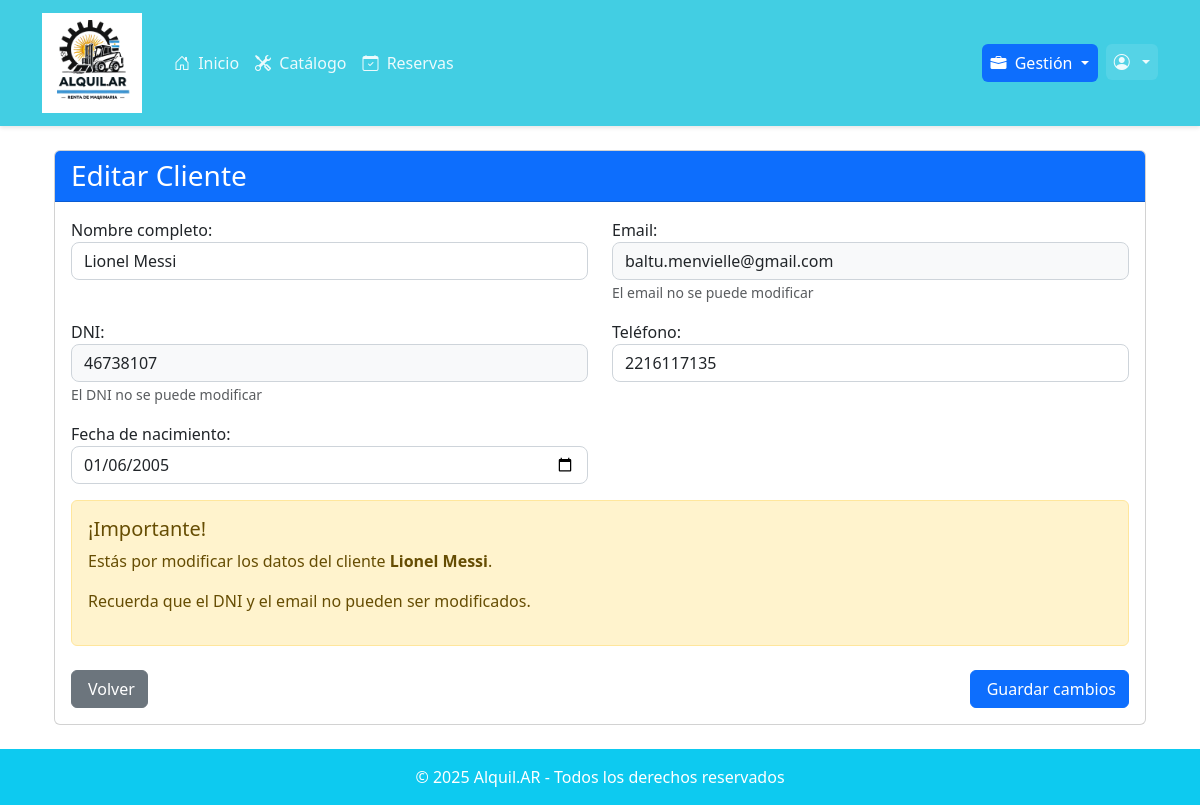
Screenshot of /usuarios/editar-cliente/15/ (signed in) with the database file from the repository.
### usuarios/models.py (models this page shows, shortened)
class Usuario(AbstractUser):
    TIPO_CHOICES = [
        ('CLIENTE', 'Cliente'),
        ('EMPLEADO', 'Empleado'),
        ('ADMIN', 'Administrador'),
    ]
    nombre = models.CharField(max_length=200)
    tipo = models.CharField(
        max_length=10,
        choices=TIPO_CHOICES,
        default='CLIENTE',
        verbose_name="Tipo de usuario"
    )
    dni = models.CharField(max_length=20, unique=True)
    email = models.CharField(max_length=200, unique=True)
    telefono = models.CharField(max_length=20)
    fecha_nacimiento = models.DateField()
    sucursal = models.ForeignKey(Sucursal, on_delete=models.SET_NULL, null=True, blank=True)
    calificacion = models.FloatField(
        default=5.0,
        verbose_name="Calificación del cliente",
        help_text="Calificación del cliente en escala de 0.5 a 5 estrellas"
    )
    token_2fa = models.CharField(
        max_length=6,
        null=True,
        blank=True,
        verbose_name="Token de verificación"
    )
    token_2fa_timestamp = models.DateTimeField(
        null=True,
        blank=True,
        verbose_name="Timestamp del token"
    )
    reset_token = models.CharField(
        max_length=64,
        null=True,
        blank=True,
        verbose_name="Token de recuperación"
    )
    reset_token_timestamp = models.DateTimeField(
        null=True,
        blank=True,
        verbose_name="Timestamp del token de recuperación"
    )
    reset_token_used = models.BooleanField(
        default=False,
        verbose_name="Token usado"
    )

### usuarios/views.py (the view)
# urls.py: path('editar-cliente/<int:cliente_id>/', views.editar_cliente_view, name="editar_cliente"),
@login_required
def editar_cliente_view(request, cliente_id):
    if not (request.user.tipo == 'EMPLEADO' or request.user.tipo == 'ADMIN'):
        messages.error(request, "No tenés permiso para acceder a esta sección.")
        return redirect('home')
    cliente = get_object_or_404(Usuario, id=cliente_id, tipo="CLIENTE")
    if request.method == 'POST':
        form = EditarClienteForm(request.POST, instance=cliente)
        if form.is_valid():
            form.save()
            messages.success(request, f'Cliente {cliente.nombre} actualizado correctamente.')
            return redirect('listar_clientes')
        else:
            messages.error(request, 'Por favor, corrige los errores en el formulario.')
    else:
        form = EditarClienteForm(instance=cliente)
    context = {
        'form': form,
        'cliente': cliente,
        'titulo': 'Editar Cliente'
    }
    return render(request, 'usuarios/editar_cliente.html', context)

### usuarios/templates/usuarios/editar_cliente.html (shortened to what this page needs)
{% extends 'base.html' %}
{% block content %}
<div class="container mt-4">
    <div class="card">
        <div class="card-header bg-primary text-white">
            <h3 class="mb-0">{{ titulo }}</h3>
        </div>
        <div class="card-body">
            <form method="post" novalidate>
                <div class="row">
                    <div class="col-md-6 mb-3">
                        <div class="form-group">
                            {{ form.nombre.label_tag }}
                            {{ form.nombre }}
                        </div>
                    </div>
                    <div class="col-md-6 mb-3">
                        <div class="form-group">
                            {{ form.email.label_tag }}
                            {{ form.email }}
                            <small class="form-text text-muted">El email no se puede modificar</small>
                        </div>
                    </div>
                </div>
                <div class="row">
                    <div class="col-md-6 mb-3">
                        <div class="form-group">
                            {{ form.dni.label_tag }}
                            {{ form.dni }}
                            <small class="form-text text-muted">El DNI no se puede modificar</small>
                        </div>
                    </div>
                    <div class="col-md-6 mb-3">
                        <div class="form-group">
                            {{ form.telefono.label_tag }}
                            {{ form.telefono }}
                        </div>
                    </div>
                </div>
                <div class="row">
                    <div class="col-md-6 mb-3">
                        <div class="form-group">
                            {{ form.fecha_nacimiento.label_tag }}
                            {{ form.fecha_nacimiento }}
                        </div>
                    </div>
                </div>
                <div class="alert alert-warning" role="alert">
                    <h5 class="alert-heading">¡Importante!</h5>
                    <p>Estás por modificar los datos del cliente <strong>{{ cliente.nombre }}</strong>.</p>
                    <p>Recuerda que el DNI y el email no pueden ser modificados.</p>
                </div>
                <div class="d-flex justify-content-between mt-4">
                    <a href="{% url 'listar_clientes' %}" class="btn btn-secondary">
                         Volver
                    </a>
                    <button type="submit" class="btn btn-primary">
                         Guardar cambios
                    </button>
                </div>
            </form>
        </div>
    </div>
</div>
{% endblock %}

### static/css/core.css (style rules this page uses)
:root { --color-primary: #42cee3; --color-primary-dark: #369aa9; --color-primary-darker: #2b7b87; --color-primary-light: #86e6f5; --color-primary-lighter: #a8f1fd; --color-dark: #333333; --color-gray: #666666; --color-light: #F8F9FA; --color-white: #FFFFFF; --shadow-sm: 0 2px 4px rgba(0, 0, 0, 0.1); --shadow-md: 0 4px 6px rgba(0, 0, 0, 0.15); }
.form-select, .form-control { border-radius: 8px; border: 1px solid #ced4da; transition: border-color 0.15s ease-in-out, box-shadow 0.15s ease-in-out; }

### core/templates/base.html (style rules this page uses)
body { min-height: 100vh; display: flex; flex-direction: column; }

### rows the page displays
Usuario: nombre "Lionel Messi", email "baltu.menvielle@gmail.com", dni "46738107", telefono "2216117135", fecha_nacimiento "01/06/2005"

### other values shown
{{ titulo }} "Editar Cliente"
